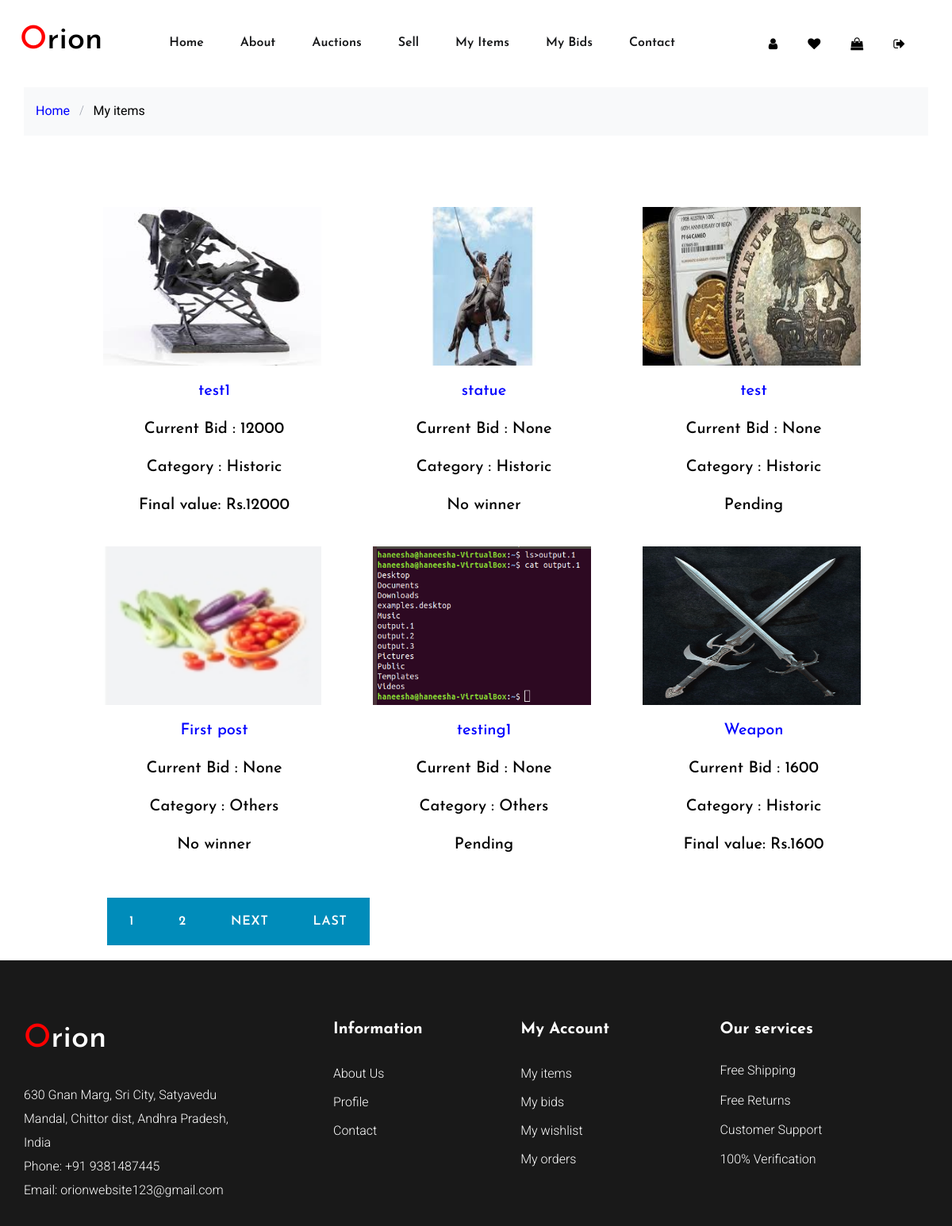
Page /myitems/ (signed in) on the committed database.
### blog/models.py (models this page shows, shortened)
class Post(models.Model):
    CATEGORY = (
        ('Paintings', 'Paintings'),
        ('Historic', 'Historic'),
        ('Others', 'Others'),
    )
    title= models.CharField(max_length=300, unique=True)
    minprice= models.IntegerField()
    image=models.ImageField(blank='True',upload_to='items/')
    category=models.CharField(max_length=300, choices=CATEGORY)
    description= models.TextField()
    author = models.ForeignKey(User, on_delete=models.CASCADE)
    date_added = models.DateTimeField(default=timezone.now)
    starttime = models.DateTimeField(default=(datetime.now()+timedelta(days=1)))
    endtime = models.DateTimeField(default=(datetime.now()+timedelta(days=1)))
    is_verified = models.BooleanField(default=False)
    is_active = models.BooleanField(default=False)
    is_exp = models.BooleanField(default=False)
    is_paid = models.BooleanField(default=False)
    winner = models.ForeignKey(User, on_delete=models.SET("(deleted)"),
                               blank=True,
                               null=True,
                               related_name="auction_winner",
                               related_query_name="auction_winner")
    final_value = models.IntegerField(blank=True, null=True)
    def resolve(self):
        if self.is_verified:
            now = datetime.now(timezone.utc)
            if self.starttime<=now and now<=self.endtime:
                self.is_active=True
                self.is_exp=False
                self.save()
            if self.is_active:
                if self.has_expired():
                    highest_bid = Bid.objects.filter(auction=self).order_by('-amount').first()
                    if highest_bid:
                        self.winner = highest_bid.bidder
                        self.final_value = highest_bid.amount
                    self.is_active = False
                    self.is_exp=True
                    self.save()
    def has_expired(self):
        now = datetime.now(timezone.utc)
        expiration = self.endtime
        if now > expiration:
            return True
        else:
            return False
    def currentbid(self):
        highest_bid = Bid.objects.filter(auction=self).order_by('-amount').first()
        if highest_bid:
            return(highest_bid.amount)

class Bid(models.Model):
    bidder = models.ForeignKey(User, on_delete=models.CASCADE)
    auction = models.ForeignKey(Post, on_delete=models.CASCADE)
    amount = models.IntegerField()
    date = models.DateTimeField('when the bid was made')

### blog/views.py (the view)
# urls.py: path('myitems/',blog_views.getmyitems,name='myitems'),
@login_required
def getmyitems(request):
	posts = Post.objects.filter(author=request.user).order_by('-date_added')
	for a in posts:
		a.resolve()
	paginator = Paginator(posts,6)
	page = request.GET.get('page')
	posts = paginator.get_page(page)
	context={
		'items' : posts
	}
	return render(request,'blog/myitems.html',context)

### blog/templates/blog/myitems.html (shortened to what this page needs)
{% extends "blog/base.html" %}
{% block content%}
<body>
<div class="bg-light py-3">
      <div class="container">
        <div class="row">
          <div class="col-md-12 mb-0"><a href="{% url 'blog-home' %}"><strong style="color:blue;">Home</strong></a> <span class="mx-2 mb-0">/</span> <strong class="text-black">My items</strong></div>
        </div>
      </div>
    </div>
<h4>
{% if items %}
<div class=shop1 style="width: 100%;  height: 1000px; padding: 50px;  margin: 20px;">
    <div class="row">
    	{% for item in items %}
        <div style="color:black;font-size: 20px;margin: 20px;">
        <img src="{{ item.image.url }}" height="200px" width="300px" style="margin-bottom: 20px; padding-left: 25px" />
        <center><div style="margin-left:30px">
          <div>
          	<a href="{% url 'shop-item' item.pk %}"  style="color:blue">{{item.title}}</a>
          </div><br>
          Current Bid : {{item.currentbid}}<br></br>
          Category : {{item.category}}<br></br>
          {% if item.is_active %}
                <span class="my-auction-status-active">
                    Pending
                </span>
                <span class="my-auction-value">
                    Rs.{{ item.finalprice }}
                </span>
            {% elif item.is_exp %}
                {% if item.final_value %}
                <span class="my-auction-status-resolved">
                    Final value: Rs.{{ item.final_value }}
                </span>
                {% else %}
                <span class="my-auction-status-no_winner">
                    No winner
                </span>
                {% endif %}
            {% else %}
                <span class="my-auction-status-no_winner">Pending</span>
            {% endif %}
        </div></center>
        </div>
    {% endfor %}
    </div>
    <div class=shop1 style="width: 100%;  height: 300px; padding: 30px;  margin: 5px;">
      <div class="pagination" style="width: 100%;  height: 60px;">
      {% for num in items.paginator.page_range %}
        {% if items.number == num %}
          <a class="btn btn-info mb-4" style ="background-color: #008CBA;" href="?page={{ num }}">{{ num }}</a>
        {% elif num > items.number|add:'-3' and num < items.number|add:'3' %}
          <a class="btn btn-outline-info mb-4" style ="background-color: #008CBA;" href="?page={{ num }}">{{ num }}</a>
        {% endif %}
      {% endfor %}
      {% if items.has_next %}
        <a class="btn btn-outline-info mb-4" style ="background-color: #008CBA;" href="?page={{ items.next_page_number}}">Next</a>
        <a class="btn btn-outline-info mb-4" style ="background-color: #008CBA;" href="?page={{ items.paginator.num_pages}}">Last</a>
      {% endif %}
      </div>
    </div>
</div>
{% else %}
<div class=con style="height:240px;padding-top: 30px">
    <div class="alert alert-info">
        There are no items sold by you yet! To sell - <a style="color:blue;" href="{% url 'sell' %}">Click here</a>
    </div>
 </div>
{% endif %}
</div>
</div>
</body>
{% endblock content %}

### rows in the picture
Post: image (picture), title "test1", currentbid "12000", category "Historic", final_value "12000"
Post: image (picture), title "statue", currentbid "None", category "Historic", is_active "No winner"
Post: image (picture), title "test", currentbid "None", category "Historic", is_active "Pending"
Post: image (picture), title "First post", currentbid "None", category "Others", is_active "No winner"
Post: image (picture), title "testing1", currentbid "None", category "Others", is_active "Pending"
Post: image (picture), title "Weapon", currentbid "1600", category "Historic", final_value "1600"

### other values in the picture
{{ num }} "1"
{{ num }} "2"
